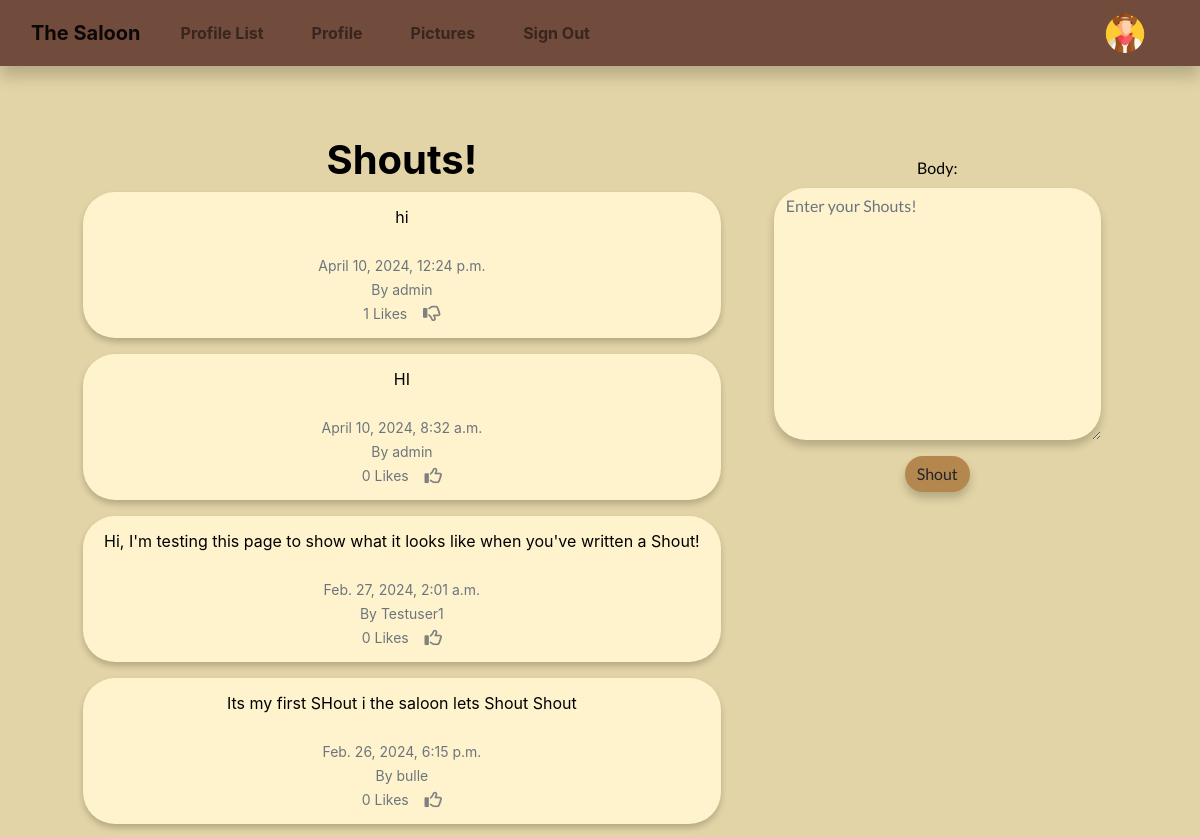
Page /home/ (signed in, upper part) on the earlier database version.
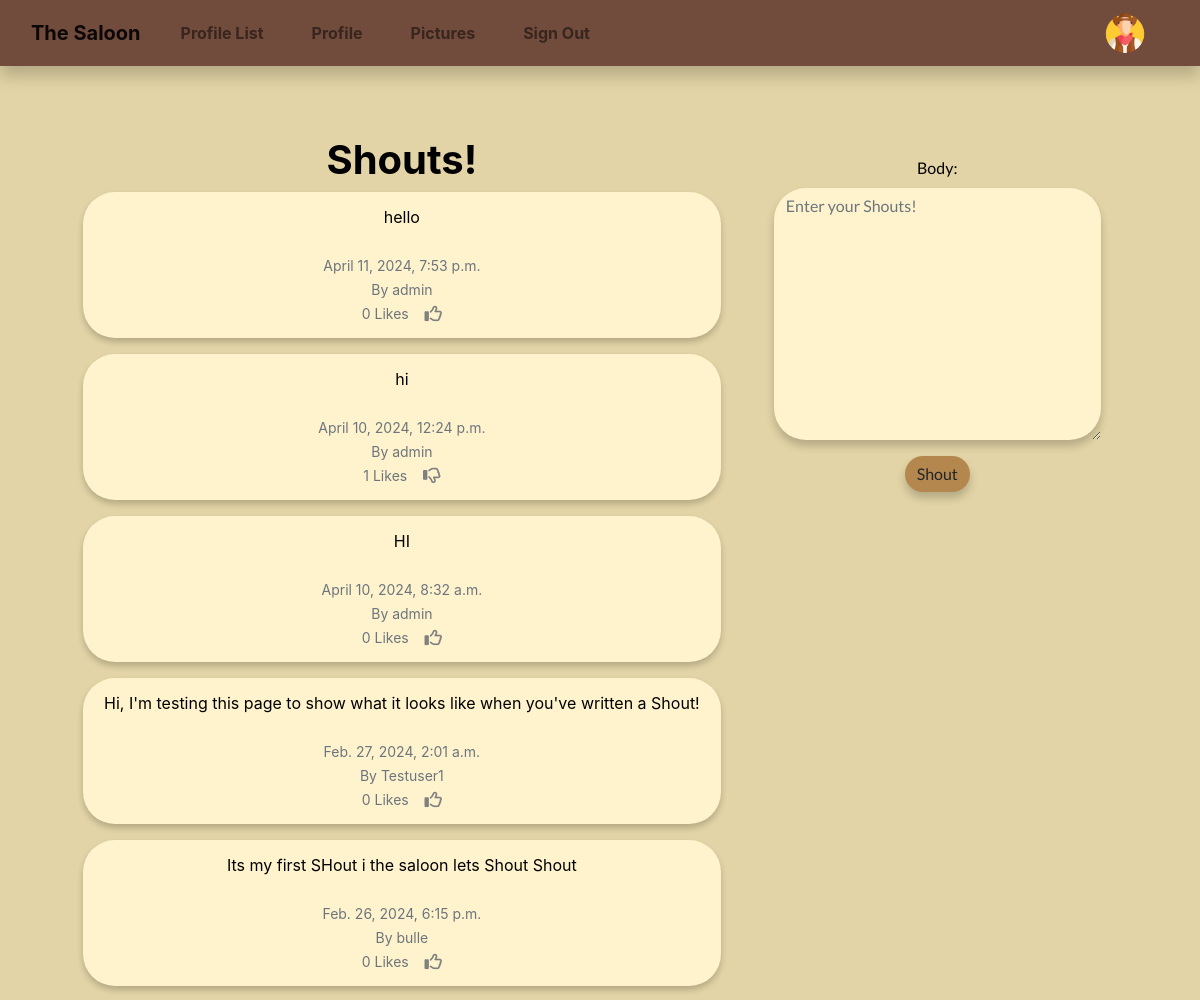
Same page on the later database version.
### the_saloon/models.py (models this page shows, shortened)
class Shout(models.Model):
    user = models.ForeignKey(
        User, related_name="shouts",
        on_delete=models.DO_NOTHING
    )
    body = models.CharField(max_length=200)
    created_at = models.DateTimeField(auto_now_add=True)
    likes = models.ManyToManyField(User, related_name="shout_like", blank=True)
    def number_of_likes(self):
        return self.likes.count()

### the_saloon/views.py (the view, shortened to what this page needs)
# urls.py: path('home/', login_required(views.home), name='home'),
def home(request):
    if request.user.is_authenticated:
        form = ShoutForm(request.POST or None)
        shouts = Shout.objects.all().order_by("-created_at")
        return render(request, 'home.html', {"shouts": shouts, "form": form})
    else:
        shouts = Shout.objects.all().order_by("-created_at")
        return render(request, 'home.html', {"shouts": shouts})

### the_saloon/forms.py
class ShoutForm(forms.ModelForm):
    class Meta:
        model = Shout
        fields = ['body']
        widgets = {
            'body': forms.Textarea(attrs={'placeholder': 'Enter your Shouts!',
                                          'class': 'form-control'})
        }

### the_saloon/templates/home.html (shortened to what this page needs)
{% extends 'base.html' %}
{% block content %}
<div class="container">
    <div class="container text-center">
    <div class="row">
        <div class="col-md-8">
            <h1 class="home">Shouts!</h1>
            {% for shout in shouts %}
            <div class="alert" role="alert">
                {{ shout.body }}<br/><br/>
                <small class="text-muted">
                    {{ shout.created_at }}
                    <br/>
                    By {{ shout.user.username }}
                    <br/>
                    {{ shout.number_of_likes }} Likes
                    &nbsp;&nbsp;
                    {% if user in shout.likes.all %}
                    <a href="{% url 'shout_like' shout.id %}">
                    </a>
                    {% else %}
                    <a href="{% url 'shout_like' shout.id %}">
                    </a>
                    {% endif %}
                </small>
            </div>
            {% endfor %}
        </div>
        <div class="home col-md-4">
            {% if form %}
            <form method=POST style="font-family: Lato, serif;">
                {{ form.as_p }}
                <button type="submit" class="btn btn-warning">Shout</button>
            </form>
            {% endif %}
        </div>
    </div>
    </div>
</div>
{% endblock %}

Differences in the rows shown:
added Shout: body "hello", created_at "April 11, 2024, 7:53 p.m.", user.username "admin", number_of_likes "0"
